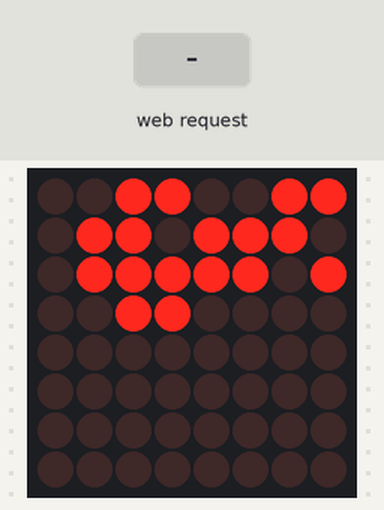
Bench run of a sketch on a simulated ESP8266 (NodeMCU). Parts: 8×8 LED matrix. Inputs (shaded band) come from the test bench. The local clock reads 2024-03-15 10:24:30 at power-on unless the sketch sets it; what the sketch prints to the serial monitor is not drawn.

Above: at 2.8 s.
2.9 s: HTTP request GET /set?h=1&m=1 received
At 3.8 s:
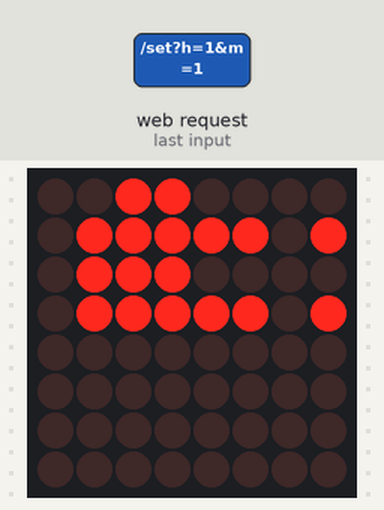
At 4.8 s:
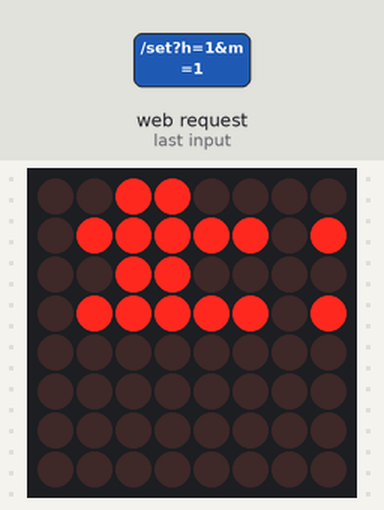
7.0 s: HTTP request GET /set?h=120&m=120 received
At 7.5 s:
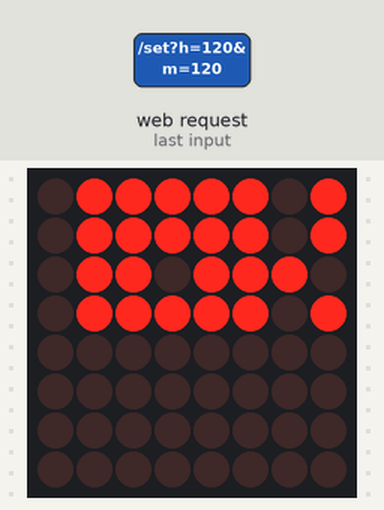
Timing chart, 0 to 10.0 s (numbered marks = the images above; inputs shaded):
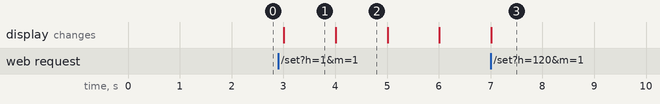

Measured:
- after the input at 2.9 s, the display: changes after 0.11 s (image 1)
- after the input at 7.0 s, the display: changes at once (image 3)
- what the display in image 1 shows lasts 1.0 s, from 3.0 s to 4.0 s

The sketch:

GodinyCode.ino
```cpp
#include <ESP8266WiFi.h>
#include <ESP8266WebServer.h>
#include <LedControl.h>
#include <ThreeWire.h>
#include <RtcDS1302.h>

// ----- MAX7219 -----
LedControl lc = LedControl(D5, D7, D6, 1); // DIN, CLK, CS (GPIO14, GPIO13, GPIO12)

// ----- RTC DS1302 -----
#define PIN_IO   D3  // GPIO0
#define PIN_SCLK D4  // GPIO2
#define PIN_CE   D8  // GPIO15
ThreeWire myWire(PIN_IO, PIN_SCLK, PIN_CE);
RtcDS1302<ThreeWire> Rtc(myWire);

// ----- Wi-Fi AP -----
const char* ssid = "ESP_CLOCK";
const char* password = "12345678";
ESP8266WebServer server(80);

// ----- Segmentové mapování pro přepojené segmenty -----
const byte digitMap[10] = {
  B01111101, // 0
  B00110000, // 1
  B01101110, // 2
  B01111010, // 3
  B00110011, // 4
  B01011011, // 5
  B01011111, // 6
  B01110000, // 7
  B01111111, // 8
  B01111011  // 9
};

bool blink = false;

// ----- HTML FORM -----
const char* htmlPage = R"rawliteral(
<!DOCTYPE html>
<html>
<head><title>Nastavení hodin</title></head>
<body>
  <h1>Nastavení času (HH:MM)</h1>
  <form action="/set" method="GET">
    Hodiny: <input type="number" name="h" min="0" max="23"><br>
    Minuty: <input type="number" name="m" min="0" max="59"><br>
    <input type="submit" value="Nastavit">
  </form>
</body>
</html>
)rawliteral";

void setup() {
  Serial.begin(115200);

  // ---- MAX7219 ----
  lc.shutdown(0, false);
  lc.setIntensity(0, 8);
  lc.clearDisplay(0);

  // ---- RTC ----
  Rtc.Begin();
  if (Rtc.GetIsWriteProtected()) Rtc.SetIsWriteProtected(false);
  if (!Rtc.GetIsRunning()) Rtc.SetIsRunning(true);

  // ---- WiFi AP ----
  WiFi.softAP(ssid, password);
  Serial.print("AP adresa: ");
  Serial.println(WiFi.softAPIP());

  // ---- Web server routes ----
  server.on("/", HTTP_GET, []() {
    server.send(200, "text/html", htmlPage);
  });

  server.on("/set", HTTP_GET, []() {
    if (server.hasArg("h") && server.hasArg("m")) {
      int h = server.arg("h").toInt();
      int m = server.arg("m").toInt();

      RtcDateTime now = Rtc.GetDateTime();
      RtcDateTime updated(
        now.Year(), now.Month(), now.Day(),
        h, m, 0
      );
      Rtc.SetDateTime(updated);
      server.send(200, "text/html", "<p>Čas nastaven. <a href='/'>Zpět</a></p>");
    } else {
      server.send(400, "text/plain", "Chybí parametr");
    }
  });

  server.begin();
  Serial.println("Web server spuštěn");
}

void loop() {
  server.handleClient();

  RtcDateTime now = Rtc.GetDateTime();
  int h1 = now.Hour() / 10;
  int h2 = now.Hour() % 10;
  int m1 = now.Minute() / 10;
  int m2 = now.Minute() % 10;

  // Vyčistit displej
  for (int i = 0; i < 4; i++) {
    lc.setRow(0, i, 0);
  }

  // Zobrazit čas s blikající dvojtečkou (segment g na pozici 2)
  lc.setRow(0, 3, digitMap[h1]);
  lc.setRow(0, 2, blink ? (digitMap[h2] | 0x40) : digitMap[h2]);
  lc.setRow(0, 1, digitMap[m1]);
  lc.setRow(0, 0, digitMap[m2]);

  blink = !blink;
  delay(1000);
}
```
